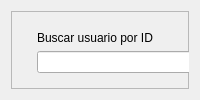
                   <widget class="QWidget" name="usersDelete">
                    <layout class="QVBoxLayout" name="verticalLayout_11">
                     <item>
                      <widget class="QFrame" name="frame_4">
                       <property name="frameShape">
                        <enum>QFrame::StyledPanel</enum>
                       </property>
                       <property name="frameShadow">
                        <enum>QFrame::Raised</enum>
                       </property>
                       <widget class="QPushButton" name="saveBtn_2">
                        <property name="geometry">
                         <rect>
                          <x>20</x>
                          <y>230</y>
                          <width>489</width>
                          <height>30</height>
                         </rect>
                        </property>
                        <property name="styleSheet">
                         <string notr="true">QPushButton {
	background-color: rgb(237, 51, 59);
	color: #FFF;
	height: 30px;
}

QPushButton:hover {
	background-color: rgb(165, 29, 45);
	color: #FFF;
	opacity: 0.7;
	height: 30px;
}

QPushButton:clicked {
	background-color: rgb(26, 95, 180);
	opacity: 0.7;
	height: 30px;
}</string>
                        </property>
                        <property name="text">
                         <string>Eliminar Usuario</string>
                        </property>
                       </widget>
                       <widget class="QWidget" name="formLayoutWidget_5">
                        <property name="geometry">
                         <rect>
                          <x>20</x>
                          <y>20</y>
                          <width>491</width>
                          <height>56</height>
                         </rect>
                        </property>
                        <layout class="QFormLayout" name="formLayout_5">
                         <item row="1" column="1">
                          <widget class="QLabel" name="findByIDLabel_2">
                           <property name="text">
                            <string>Buscar usuario por ID</string>
                           </property>
                          </widget>
                         </item>
                         <item row="2" column="1">
                          <widget class="QLineEdit" name="findByIDLineEdit_2"/>
                         </item>
                        </layout>
                       </widget>
                       <widget class="QTableWidget" name="usersTable_2">
                        <property name="geometry">
                         <rect>
                          <x>20</x>
                          <y>90</y>
                          <width>491</width>
                          <height>121</height>
                         </rect>
                        </property>
                        <column>
                         <property name="text">
                          <string>id</string>
                         </property>
                        </column>
                        <column>
                         <property name="text">
                          <string>nombre</string>
                         </property>
                        </column>
                        <column>
                         <property name="text">
                          <string>apellido1</string>
                         </property>
                        </column>
                        <column>
                         <property name="text">
                          <string>apellido2</string>
                         </property>
                        </column>
                        <column>
                         <property name="text">
                          <string>cargo</string>
                         </property>
                        </column>
                        <column>
                         <property name="text">
                          <string>empresa</string>
                         </property>
                        </column>
                        <column>
                         <property name="text">
                          <string>calle</string>
                         </property>
                        </column>
                        <column>
                         <property name="text">
                          <string>numeroExt</string>
                         </property>
                        </column>
                        <column>
                         <property name="text">
                          <string>numeroInt</string>
                         </property>
                        </column>
                        <column>
                         <property name="text">
                          <string>colonia</string>
                         </property>
                        </column>
                        <column>
                         <property name="text">
                          <string>municipio</string>
                         </property>
                        </column>
                        <column>
                         <property name="text">
                          <string>estado</string>
                         </property>
                        </column>
                        <column>
                         <property name="text">
                          <string>codigoPostal</string>
                         </property>
                        </column>
                        <column>
                         <property name="text">
                          <string>telefono</string>
                         </property>
                        </column>
                        <column>
                         <property name="text">
                          <string>correoElectronico</string>
                         </property>
                        </column>
                        <column>
                         <property name="text">
                          <string>fechaNacimiento</string>
                         </property>
                        </column>
                        <column>
                         <property name="text">
                          <string>edad</string>
                         </property>
                        </column>
                       </widget>
                      </widget>
                     </item>
                    </layout>
                   </widget>
